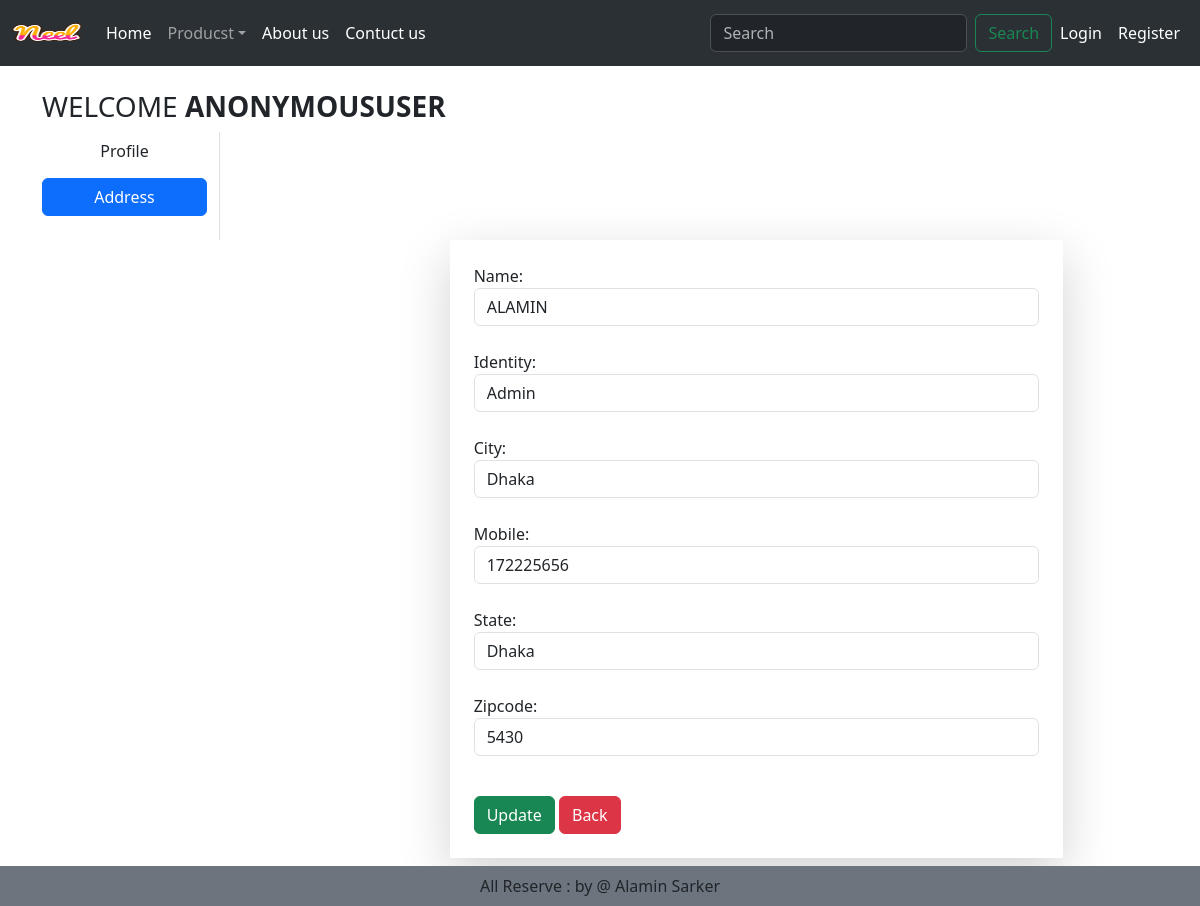
The page /updateAddress/2 on the database as committed earlier.
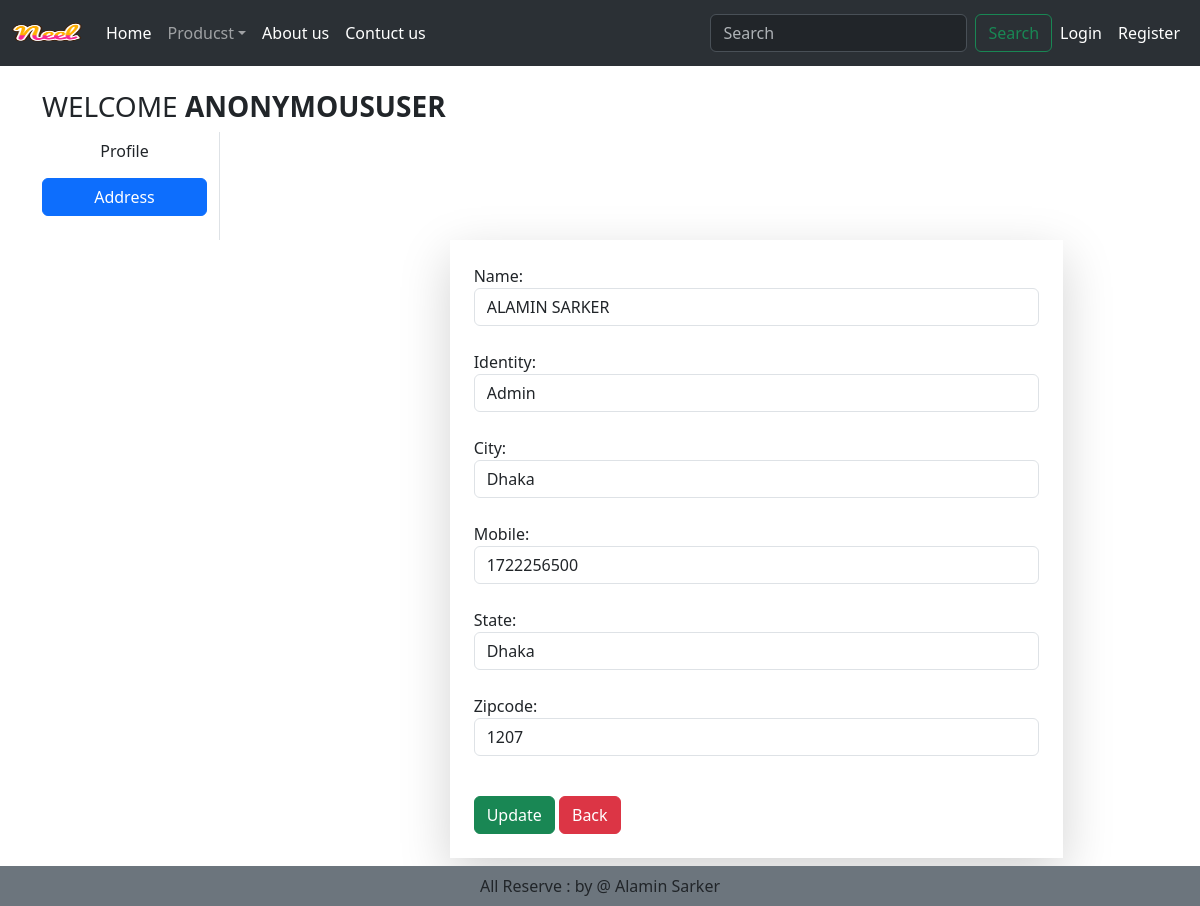
The same page on the database as committed later.
### mainapp/models.py (models this page shows, shortened)
class Customer(models.Model):
    user = models.ForeignKey(User, on_delete=models.CASCADE)
    name = models.CharField(max_length=255)
    identity = models.CharField(max_length=255)
    city = models.CharField(max_length=255)
    mobile = models.IntegerField(default=0)
    state = models.CharField(choices=STATE_LISTS, max_length=100)
    zipcode = models.IntegerField()

### mainapp/views.py (the view, shortened to what this page needs)
# urls.py: path('updateAddress/<int:pk>', UpdateAddress.as_view(), name='updateAddress'),
class UpdateAddress(View):
    def get(self, request,pk):
        address = Customer.objects.get(pk=pk)
        form = CustomerProfileForm(instance=address)
        return render(request,'mainapp/updateAddress.html',locals())

### mainapp/forms.py
class CustomerProfileForm(forms.ModelForm):
     class Meta:
          model = Customer
          fields = ['name', 'identity', 'city', 'mobile', 'state', 'zipcode']
          widgets ={
               'name' : forms.TextInput(attrs={'class': 'form-control'}),
               'identity' : forms.TextInput(attrs={'class': 'form-control'}),
               'city' : forms.TextInput(attrs={'class': 'form-control'}),
               'mobile' : forms.NumberInput(attrs={'class': 'form-control'}),
               'state' : forms.Select(attrs={'class': 'form-control'}),
               'zipcode' : forms.NumberInput(attrs={'class': 'form-control'})
          }

### mainapp/templates/mainapp/updateAddress.html (shortened to what this page needs)
{% extends 'mainapp/base.html' %} {% load static %}  {% block main-content %}
<div class="container my-4">
  <div class="row">
    <h3 class="text-uppercase">Welcome <strong>{{request.user}}</strong></h3>
    <div class="col-sm-2 border-end">
      <ul class="list-unstyled">
        <li class="d-grid">
          <a class="btn " href="{% url 'profile'%}"> Profile </a>
        </li>
        <li class="d-grid">
          <a class="btn btn-primary my-2" href="{% url 'address'%}">
            Address
          </a>
        </li>
      </ul>
    </div>
    <div class="col-sm-8 offset-sm-3 mb-4">
        <form method="post" novalidate class="offset-sm-2 shadow-lg p-4">
          {% for fm in form %} {{fm.label_tag}} {{fm}}
          <small class="text-danger"> {{fm.errors | striptags }} </small> <br/>
          {% endfor %}
        <div class="col-12 mt-3">
          <button type="submit" class="btn btn-success">Update</button>
          <a class="btn btn-danger" href="{% url 'address'%}"> Back</a>
          </div
        </form>
      </div>
  </div>
</div>
{% endblock main-content %}

Rows that differ between the two databases and show on the page:
changed Customer "Admin": name "ALAMIN" → "ALAMIN SARKER"; mobile "172225656" → "1722256500"; zipcode "5430" → "1207"
